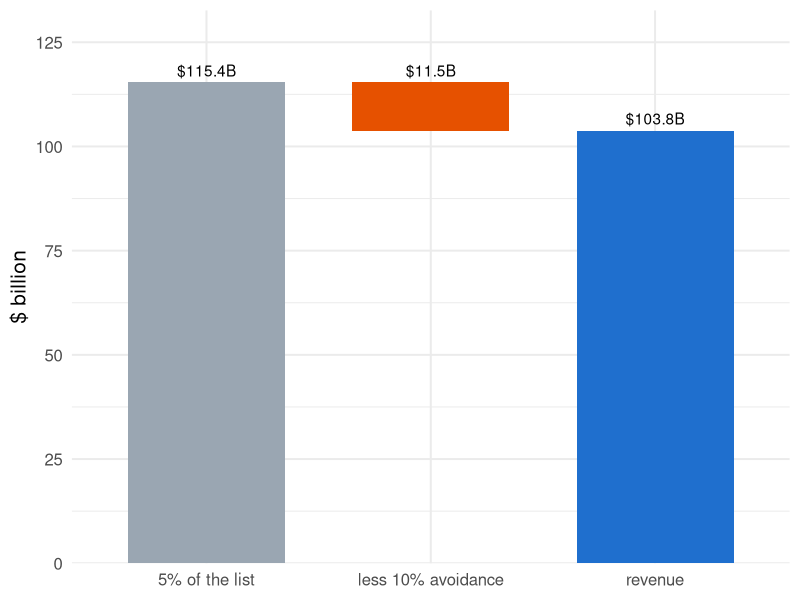
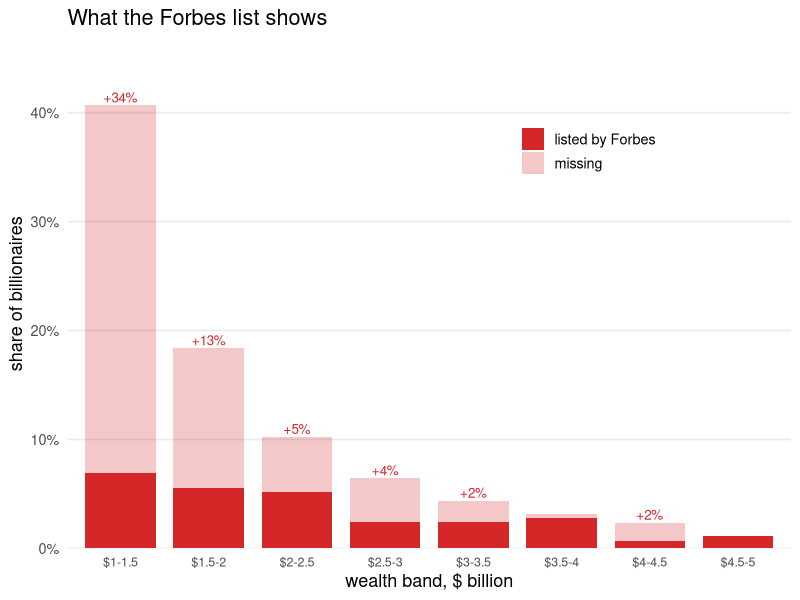
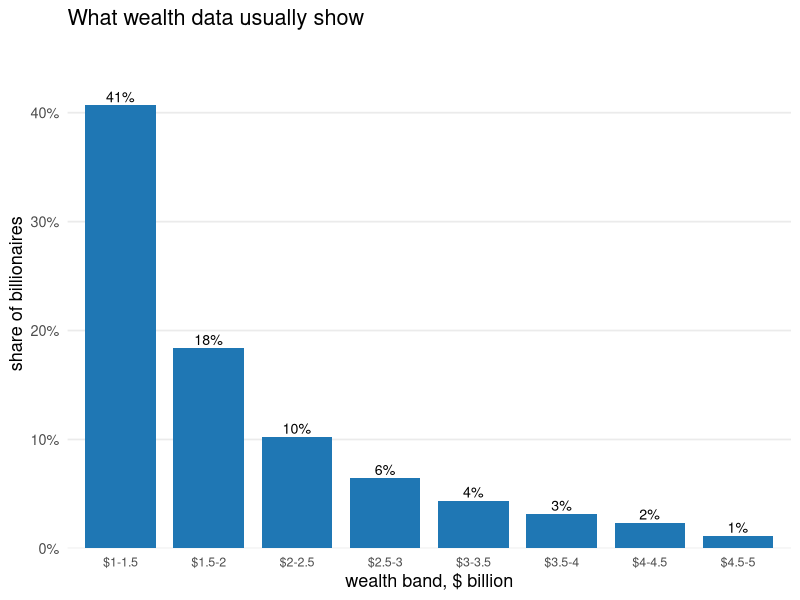
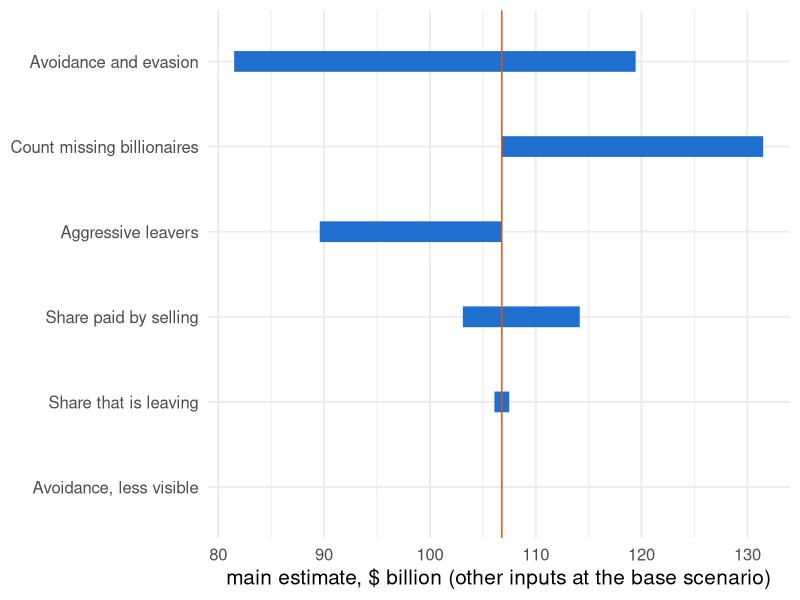

The R source for these figures, in order:
## ---- chunk 1
knitr::opts_chunk$set(
  echo = FALSE, fig.align = "center",
  fig.width = 10, fig.height = 4.2, dpi = 150,
  message = FALSE, warning = FALSE
)
library(ggplot2)
theme_set(theme_minimal(base_size = 15))

# Every number in this deck is read from the CSVs the targets pipeline writes
# (bsz-analysis/_targets.R: site_tab5_csv, site_inputs_csv,
# site_grid_csv, site_leavers_csv). Nothing below is retyped.
t5  <- read.csv("../data/tab5.csv")
ins <- read.csv("../data/inputs.csv", stringsAsFactors = FALSE)
grd <- read.csv("../data/grid.csv")
lv  <- read.csv("../data/leavers.csv", stringsAsFactors = FALSE)
tst <- read.csv("../data/test-results.csv", stringsAsFactors = FALSE)
W0 <- t5$wealth[1]; n0 <- t5$n_billionaires[1]
C  <- -t5$annual_ca_inctax_loss[1] / 0.05
a  <- t5$avoidance_rate[1]; m <- 0.5   # alpha and the movers' share of it (inputs.csv)
stopifnot(abs(a - 0.10) < 1e-9, abs(-a * m * C - t5$annual_ca_inctax_loss[1]) < 1e-9)
pct <- function(x, d = 0) paste0(formatC(100 * x, format = "f", digits = d), "%")
par <- read.csv("../data/pareto.csv"); ps <- read.csv("../data/pareto-summary.csv")
a_s <- 0.20                       # avoidance for the added, less visible fortunes (inputs.csv)
dW  <- t5$wealth[2] - W0          # wealth row 2 adds to the 1 July base
add_tax <- 0.05 * (1 - a_s) * dW; phase <- 0.025 * ps$fraction_in_phasein * dW
stopifnot(abs(t5$wealth_tax_revenue[1] + add_tax - phase - t5$wealth_tax_revenue[2]) < 1e-6)
bn <- function(x, d = 1) formatC(x, format = "f", digits = d, big.mark = ",")
row1 <- with(grd, avoidance == 0.10 & mobility_share == 0.5 & avoidance_small == 0.2 &
                  abs(sell_share - 1/3) < 1e-9 & pareto == 0 & leavers == 0)
## ---- chunk 2
d <- data.frame(
  step = factor(c("5% of the list", "less 10% avoidance", "revenue"),
                levels = c("5% of the list", "less 10% avoidance", "revenue")),
  value = c(0.05 * W0, -(0.05 * W0 - t5$wealth_tax_revenue[1]), t5$wealth_tax_revenue[1]))
d$start <- c(0, 0.05 * W0, 0); d$end <- d$start + d$value
ggplot(d, aes(x = step, xmin = as.numeric(step) - 0.35, xmax = as.numeric(step) + 0.35,
              ymin = start, ymax = end, fill = step)) +
  geom_rect() +
  geom_text(aes(y = pmax(start, end), label = paste0("$", bn(abs(value)), "B")), vjust = -0.5) +
  scale_y_continuous(expand = expansion(mult = c(0, 0.15))) +
  scale_fill_manual(values = c("#9aa6b2", "#e65100", "#1f6fce"), guide = "none") +
  labs(x = NULL, y = "$ billion")
## ---- chunk 3
# Billionaires in each $0.5B wealth band from $1B to $5B: the Forbes list (15 April 2026) and the
# Pareto tail fitted above $4.5B. Counts are differences of "number above the cutoff".
cuts <- seq(1, 5, by = 0.5)
band <- function(n) { v <- n[match(cuts, par$threshold_b)]; head(v, -1) - tail(v, -1) }
lab_b <- paste0("$", head(cuts, -1), "-", tail(cuts, -1))
bands <- data.frame(b = factor(lab_b, levels = lab_b),
                    forbes = band(par$n_above_threshold_emp), pareto = band(par$n_above_threshold_proj))
stopifnot(abs(sum(bands$pareto) - (ps$total_count_proj - par$n_above_threshold_emp[par$threshold_b == 5])) < 1e-6)
# Shares of the 617 billionaires a Pareto tail puts above $1B, in both panels, so the left
# panel can stack what Forbes lists (solid) and what it misses (transparent) up to the Pareto bar.
bands$forbes_sh <- bands$forbes / ps$total_count_proj
bands$pareto_sh <- bands$pareto / ps$total_count_proj
bands$miss_sh   <- pmax(bands$pareto_sh - bands$forbes_sh, 0)
ymax <- max(bands$pareto_sh) * 1.15
hfig <- function(y, col, ttl) {
  ggplot(data.frame(b = bands$b, y = y), aes(b, y)) +
    geom_col(fill = col, width = 0.8) + geom_text(aes(label = pct(y)), vjust = -0.3, size = 3.6) +
    scale_y_continuous(limits = c(0, ymax), expand = expansion(mult = c(0, 0)),
                       labels = function(x) paste0(round(100 * x), "%")) +
    labs(x = "wealth band, $ billion", y = "share of billionaires", title = ttl) +
    theme_minimal(base_size = 13) +
    theme(panel.grid.minor = element_blank(), panel.grid.major.x = element_blank(),
          axis.text.x = element_text(size = 9))
}
## ---- chunk 4
st <- rbind(data.frame(b = bands$b, y = bands$forbes_sh, part = "listed by Forbes"),
            data.frame(b = bands$b, y = bands$miss_sh,   part = "missing"))
st$part <- factor(st$part, levels = c("missing", "listed by Forbes"))
ggplot(st, aes(b, y, fill = part, alpha = part)) +
  geom_col(width = 0.8, fill = "#d62728") +
  geom_text(data = subset(bands, miss_sh > 0.005), inherit.aes = FALSE,
            aes(b, pareto_sh, label = paste0("+", pct(miss_sh))), vjust = -0.3, size = 3.4, colour = "#d62728") +
  scale_alpha_manual(values = c("missing" = 0.25, "listed by Forbes" = 1), name = NULL,
                     guide = guide_legend(override.aes = list(fill = "#d62728"), reverse = TRUE)) +
  scale_y_continuous(limits = c(0, ymax), expand = expansion(mult = c(0, 0)),
                     labels = function(x) paste0(round(100 * x), "%")) +
  labs(x = "wealth band, $ billion", y = "share of billionaires", title = "What the Forbes list shows") +
  guides(fill = "none") +
  theme_minimal(base_size = 13) +
  theme(panel.grid.minor = element_blank(), panel.grid.major.x = element_blank(),
        axis.text.x = element_text(size = 9), legend.position = "inside",
        legend.position.inside = c(0.72, 0.78))
## ---- chunk 5
hfig(bands$pareto_sh, "#1f77b4", "What wealth data usually show")
## ---- chunk 6
x <- lv
x$name <- tools::toTitleCase(x$name)
x$timing <- ifelse(grepl("^pre", x$timing), "before 1 Jan", "later")
x$wealth <- bn(x$wealth)
x$annual_inctax_loss <- bn(x$annual_inctax_loss, 3)
names(x) <- c("Person", "Left", "Wealth $B", "Inc. tax lost $B/yr")
knitr::kable(x, format = "html", align = "llrr")
## ---- chunk 7
# Present value of the yearly loss over BSZ's 5-year horizon at one rate, 3%, the middle
# of the RJKDC report's 1.5%-4.5% range. The reconciliation page averages over that range
# instead (comparison/R/model.R); the two agree to within $0.01B, checked here.
ann <- function(r, H = 5) (1 - (1 + r)^(-H)) / r
f5  <- ann(0.03)
ls_ <- read.csv("../../../comparison/export/r/loss.csv")
loss <- -t5$annual_ca_inctax_loss
stopifnot(abs(loss[1] * f5 - ls_$pv_5yr[ls_$source_id == "bsz_row1"]) < 0.01,
          abs(loss[3] * f5 - ls_$pv_5yr[ls_$source_id == "bsz_row3"]) < 0.01)
lab <- c("Base", "Missing billionaires", "Leavers", "Missing + leavers")
d <- data.frame(
  Scenario = lab,
  wt = paste0("$", bn(t5$wealth_tax_revenue, 1), "B"),
  it = paste0("+$", bn(t5$extra_ca_inctax_sales, 2), "B"),
  l5 = paste0("&minus;$", bn(loss * f5, 2), "B"),
  tot = paste0("$", bn(t5$wealth_tax_revenue + t5$extra_ca_inctax_sales - loss * f5, 1), "B"))
en <- read.csv("../../../comparison/export/r/ends.csv")
stopifnot(abs(t5$wealth_tax_revenue[1] + t5$extra_ca_inctax_sales[1] - loss[1] * f5 -
              en$bsz_model[en$horizon_setting == "own" & en$output == "b"]) < 0.01)
d[1, ] <- paste0("<b>", d[1, ], "</b>")
d$tot[1] <- paste0('<span style="display:inline-block; background:#fff3e0; border:2px solid #e65100; ',
                   'padding:1px 6px; font-weight:700;">$', bn(t5$wealth_tax_revenue[1] + t5$extra_ca_inctax_sales[1] - loss[1] * f5, 1),
                   'B<br><span style="font-size:70%; color:#e65100;">MAIN ESTIMATE<sup>1</sup></span></span>')
knitr::kable(d, format = "html", escape = FALSE, align = "lrrrr",
  col.names = c("Scenario", "Wealth tax collected<br>(once)",
                "Extra income tax<br>from selling assets<br>(once)",
                "Income tax lost<br>(present value, 5 years)",
                "<b>Total</b>"))
## ---- chunk 8
keys <- c(avoidance = "Avoidance and evasion", mobility_share = "Share that is leaving",
          avoidance_small = "Avoidance, less visible", sell_share = "Share paid by selling",
          pareto = "Count missing billionaires", leavers = "Aggressive leavers")
# The main estimate: wealth tax + extra income tax - present value of the yearly income
# tax loss over 5 years at 3% (as on the bottom-line slide), for every cell of the grid.
pv5 <- (1 - 1.03^(-5)) / 0.03
grd$net <- grd$wealth_tax_revenue + grd$extra_ca_inctax_sales + grd$annual_ca_inctax_loss * pv5
base <- grd[row1, ]
stopifnot(abs(base$net - (t5$wealth_tax_revenue[1] + t5$extra_ca_inctax_sales[1] +
                          t5$annual_ca_inctax_loss[1] * pv5)) < 1e-9)
rows <- do.call(rbind, lapply(names(keys), function(k) {
  keep <- Reduce(`&`, lapply(setdiff(names(keys), k), function(o) abs(grd[[o]] - base[[o]]) < 1e-9))
  data.frame(input = keys[[k]], lo = min(grd$net[keep]), hi = max(grd$net[keep]))
}))
rows$input <- factor(rows$input, levels = rows$input[order(rows$hi - rows$lo)])
guess <- c("Avoidance and evasion", "Share that is leaving", "Avoidance, less visible",
           "Share paid by selling", "Aggressive leavers")   # origin labels: data/inputs.csv
movers <- as.character(rows$input[rows$hi - rows$lo > 1e-9 & rows$input %in% guess])
ggplot(rows, aes(y = input)) +
  geom_segment(aes(x = lo, xend = hi, yend = input), linewidth = 7, colour = "#1f6fce") +
  geom_vline(xintercept = base$net, colour = "#e65100") +
  labs(x = "main estimate, $ billion (other inputs at the base scenario)", y = NULL)
## ---- chunk 9
x <- par[par$threshold_b %in% c(10, 4.5, 3, 2, 1), ]
x <- x[order(-x$threshold_b), ]
knitr::kable(data.frame(
  Cutoff = paste0("$", x$threshold_b, "B"),
  People = x$n_above_threshold_emp,
  Wealth = bn(x$wealth_above_threshold, 0),
  Average = paste0("$", bn(x$wealth_above_threshold / x$n_above_threshold_emp, 2), "B"),
  b = bn(x$pareto_b_emp, 2)),
  format = "html", align = "lrrrr", table.attr = 'style="font-size:80%"',
  col.names = c("Cutoff", "People above it", "Their wealth, $B", "Average fortune", "b"))
## ---- chunk 10
y <- par[par$threshold_b %in% c(4.5, 2, 1), ]
y <- y[order(-y$threshold_b), ]
stopifnot(abs(par$n_above_threshold_emp[par$threshold_b == 4.5] * 4.5^ps$pareto_a - ps$total_count_proj) < 1e-6)
knitr::kable(data.frame(paste0("$", y$threshold_b, "B"), y$n_above_threshold_emp,
                        bn(y$n_above_threshold_proj, 0)),
  format = "html", align = "lrr", table.attr = 'style="font-size:85%"',
  col.names = c("Cutoff", "Forbes lists", "Pareto tail implies"))
